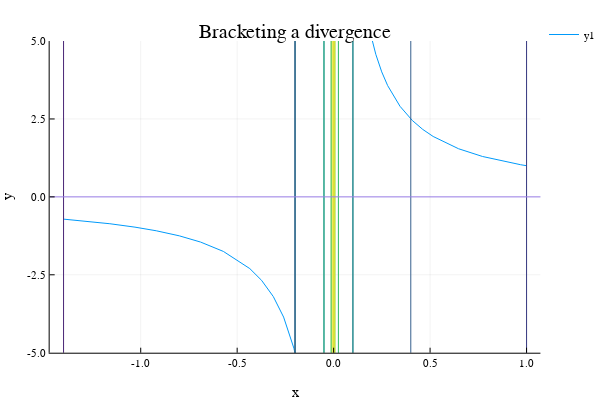

The code cell stored with this chart in its notebook:
### Code cell
plot(recip,xlims=endpoints_M_recip[:,1],ylims=(-5,5))
for ii in 1:N_M
    vline!(endpoints_M_recip[:,ii],color=cgrad(:viridis)[ii/N_M],label="")
end
hline!([0],label="")
plot!(title="Bracketing a divergence",xlabel="x",ylabel="y")

### Figure 1 — Plotly figure (JSON) as saved in the notebook; plotly's stock layout.template omitted (floating-point values rounded to 4 significant figures)
{"data": [{"colorbar": {"title": ""}, "hoverinfo": "text", "legendgroup": "y1", "line": {"color": "rgba(0, 154, 250, 1.000)", "dash": "solid", "shape": "linear", "width": 1}, "mode": "lines", "name": "y1", "showlegend": true, "text": [null, null, null, null, null, null, null, null, null, null, null, null, null, null, null, null, null, null, null, null, null, null, null, null, null, null, null, null, null, null, null, null, null, null, null, null, null, null, null, null, null, null, null, null, null, null, null, null, null, null, null, null, null, null, null, null, null, null, null, null, null, null, null, null, null, null, null, null, null, null, null], "type": "scatter", "x": [-1.4, -1.377, -1.16, -1.03, -0.9195, -0.7999, -0.6896, -0.5714, -0.4344, -0.3735, -0.3127, -0.2593, -0.2059, -0.1768, -0.1477, -0.1186, -0.08954, -0.07491, -0.06027, -0.04564, -0.031, -0.02735, -0.02369, -0.02003, -0.01637, -0.01454, -0.01271, -0.01088, -0.009054, -0.007225, -0.005395, -0.004481, -0.003566, -0.002651, -0.001737, -0.0008221, 9.254e-05, 0.001007, 0.001922, 0.002836, 0.003751, 0.004666, 0.00558, 0.00741, 0.009239, 0.01107, 0.0129, 0.01656, 0.02021, 0.02387, 0.02753, 0.03562, 0.04371, 0.0518, 0.05989, 0.07607, 0.09225, 0.1246, 0.157, 0.1878, 0.2185, 0.2493, 0.2801, 0.3442, 0.4082, 0.4621, 0.516, 0.6476, 0.7713, 0.9695, 1], "xaxis": "x1", "y": [-0.7143, -0.7264, -0.8622, -0.9712, -1.088, -1.25, -1.45, -1.75, -2.302, -2.677, -3.198, -3.857, -4.856, -5.655, -6.769, -8.429, -11.17, -13.35, -16.59, -21.91, -32.25, -36.57, -42.22, -49.93, -61.08, -68.77, -78.66, -91.89, -110.5, -138.4, -185.3, -223.2, -280.4, -377.2, -575.8, -1216.0, 10810.0, 992.9, 520.3, 352.6, 266.6, 214.3, 179.2, 135.0, 108.2, 90.35, 77.54, 60.4, 49.47, 41.89, 36.32, 28.07, 22.88, 19.3, 16.7, 13.15, 10.84, 8.025, 6.371, 5.326, 4.576, 4.011, 3.57, 2.906, 2.45, 2.164, 1.938, 1.544, 1.297, 1.031, 1], "yaxis": "y1", "zmax": null, "zmin": null}, {"colorbar": {"title": ""}, "hoverinfo": "text", "legendgroup": "", "line": {"color": "rgba(72, 36, 117, 1.000)", "dash": "solid", "shape": "linear", "width": 1}, "mode": "lines", "name": "", "showlegend": false, "text": [null, null], "type": "scatter", "x": [-1.4, -1.4], "xaxis": "x1", "y": [-1005, 1005], "yaxis": "y1", "zmax": null, "zmin": null}, {"colorbar": {"title": ""}, "hoverinfo": "text", "legendgroup": "", "line": {"color": "rgba(72, 36, 117, 1.000)", "dash": "solid", "shape": "linear", "width": 1}, "mode": "lines", "name": "", "showlegend": false, "text": [null, null], "type": "scatter", "x": [1, 1], "xaxis": "x1", "y": [-1005, 1005], "yaxis": "y1", "zmax": null, "zmin": null}, {"colorbar": {"title": ""}, "hoverinfo": "text", "legendgroup": "", "line": {"color": "rgba(65, 68, 135, 1.000)", "dash": "solid", "shape": "linear", "width": 1}, "mode": "lines", "name": "", "showlegend": false, "text": [null, null], "type": "scatter", "x": [-0.2, -0.2], "xaxis": "x1", "y": [-1005, 1005], "yaxis": "y1", "zmax": null, "zmin": null}, {"colorbar": {"title": ""}, "hoverinfo": "text", "legendgroup": "", "line": {"color": "rgba(65, 68, 135, 1.000)", "dash": "solid", "shape": "linear", "width": 1}, "mode": "lines", "name": "", "showlegend": false, "text": [null, null], "type": "scatter", "x": [1, 1], "xaxis": "x1", "y": [-1005, 1005], "yaxis": "y1", "zmax": null, "zmin": null}, {"colorbar": {"title": ""}, "hoverinfo": "text", "legendgroup": "", "line": {"color": "rgba(53, 95, 141, 1.000)", "dash": "solid", "shape": "linear", "width": 1}, "mode": "lines", "name": "", "showlegend": false, "text": [null, null], "type": "scatter", "x": [-0.2, -0.2], "xaxis": "x1", "y": [-1005, 1005], "yaxis": "y1", "zmax": null, "zmin": null}, {"colorbar": {"title": ""}, "hoverinfo": "text", "legendgroup": "", "line": {"color": "rgba(53, 95, 141, 1.000)", "dash": "solid", "shape": "linear", "width": 1}, "mode": "lines", "name": "", "showlegend": false, "text": [null, null], "type": "scatter", "x": [0.4, 0.4], "xaxis": "x1", "y": [-1005, 1005], "yaxis": "y1", "zmax": null, "zmin": null}, {"colorbar": {"title": ""}, "hoverinfo": "text", "legendgroup": "", "line": {"color": "rgba(42, 121, 142, 1.000)", "dash": "solid", "shape": "linear", "width": 1}, "mode": "lines", "name": "", "showlegend": false, "text": [null, null], "type": "scatter", "x": [-0.2, -0.2], "xaxis": "x1", "y": [-1005, 1005], "yaxis": "y1", "zmax": null, "zmin": null}, {"colorbar": {"title": ""}, "hoverinfo": "text", "legendgroup": "", "line": {"color": "rgba(42, 121, 142, 1.000)", "dash": "solid", "shape": "linear", "width": 1}, "mode": "lines", "name": "", "showlegend": false, "text": [null, null], "type": "scatter", "x": [0.1, 0.1], "xaxis": "x1", "y": [-1005, 1005], "yaxis": "y1", "zmax": null, "zmin": null}, {"colorbar": {"title": ""}, "hoverinfo": "text", "legendgroup": "", "line": {"color": "rgba(33, 144, 140, 1.000)", "dash": "solid", "shape": "linear", "width": 1}, "mode": "lines", "name": "", "showlegend": false, "text": [null, null], "type": "scatter", "x": [-0.05, -0.05], "xaxis": "x1", "y": [-1005, 1005], "yaxis": "y1", "zmax": null, "zmin": null}, {"colorbar": {"title": ""}, "hoverinfo": "text", "legendgroup": "", "line": {"color": "rgba(33, 144, 140, 1.000)", "dash": "solid", "shape": "linear", "width": 1}, "mode": "lines", "name": "", "showlegend": false, "text": [null, null], "type": "scatter", "x": [0.1, 0.1], "xaxis": "x1", "y": [-1005, 1005], "yaxis": "y1", "zmax": null, "zmin": null}, {"colorbar": {"title": ""}, "hoverinfo": "text", "legendgroup": "", "line": {"color": "rgba(35, 168, 132, 1.000)", "dash": "solid", "shape": "linear", "width": 1}, "mode": "lines", "name": "", "showlegend": false, "text": [null, null], "type": "scatter", "x": [-0.05, -0.05], "xaxis": "x1", "y": [-1005, 1005], "yaxis": "y1", "zmax": null, "zmin": null}, {"colorbar": {"title": ""}, "hoverinfo": "text", "legendgroup": "", "line": {"color": "rgba(35, 168, 132, 1.000)", "dash": "solid", "shape": "linear", "width": 1}, "mode": "lines", "name": "", "showlegend": false, "text": [null, null], "type": "scatter", "x": [0.025, 0.025], "xaxis": "x1", "y": [-1005, 1005], "yaxis": "y1", "zmax": null, "zmin": null}, {"colorbar": {"title": ""}, "hoverinfo": "text", "legendgroup": "", "line": {"color": "rgba(68, 191, 112, 1.000)", "dash": "solid", "shape": "linear", "width": 1}, "mode": "lines", "name": "", "showlegend": false, "text": [null, null], "type": "scatter", "x": [-0.0125, -0.0125], "xaxis": "x1", "y": [-1005, 1005], "yaxis": "y1", "zmax": null, "zmin": null}, {"colorbar": {"title": ""}, "hoverinfo": "text", "legendgroup": "", "line": {"color": "rgba(68, 191, 112, 1.000)", "dash": "solid", "shape": "linear", "width": 1}, "mode": "lines", "name": "", "showlegend": false, "text": [null, null], "type": "scatter", "x": [0.025, 0.025], "xaxis": "x1", "y": [-1005, 1005], "yaxis": "y1", "zmax": null, "zmin": null}, {"colorbar": {"title": ""}, "hoverinfo": "text", "legendgroup": "", "line": {"color": "rgba(121, 209, 81, 1.000)", "dash": "solid", "shape": "linear", "width": 1}, "mode": "lines", "name": "", "showlegend": false, "text": [null, null], "type": "scatter", "x": [-0.0125, -0.0125], "xaxis": "x1", "y": [-1005, 1005], "yaxis": "y1", "zmax": null, "zmin": null}, {"colorbar": {"title": ""}, "hoverinfo": "text", "legendgroup": "", "line": {"color": "rgba(121, 209, 81, 1.000)", "dash": "solid", "shape": "linear", "width": 1}, "mode": "lines", "name": "", "showlegend": false, "text": [null, null], "type": "scatter", "x": [0.00625, 0.00625], "xaxis": "x1", "y": [-1005, 1005], "yaxis": "y1", "zmax": null, "zmin": null}, {"colorbar": {"title": ""}, "hoverinfo": "text", "legendgroup": "", "line": {"color": "rgba(189, 223, 39, 1.000)", "dash": "solid", "shape": "linear", "width": 1}, "mode": "lines", "name": "", "showlegend": false, "text": [null, null], "type": "scatter", "x": [-0.003125, -0.003125], "xaxis": "x1", "y": [-1005, 1005], "yaxis": "y1", "zmax": null, "zmin": null}, {"colorbar": {"title": ""}, "hoverinfo": "text", "legendgroup": "", "line": {"color": "rgba(189, 223, 39, 1.000)", "dash": "solid", "shape": "linear", "width": 1}, "mode": "lines", "name": "", "showlegend": false, "text": [null, null], "type": "scatter", "x": [0.00625, 0.00625], "xaxis": "x1", "y": [-1005, 1005], "yaxis": "y1", "zmax": null, "zmin": null}, {"colorbar": {"title": ""}, "hoverinfo": "text", "legendgroup": "", "line": {"color": "rgba(253, 231, 37, 1.000)", "dash": "solid", "shape": "linear", "width": 1}, "mode": "lines", "name": "", "showlegend": false, "text": [null, null], "type": "scatter", "x": [-0.003125, -0.003125], "xaxis": "x1", "y": [-1005, 1005], "yaxis": "y1", "zmax": null, "zmin": null}, {"colorbar": {"title": ""}, "hoverinfo": "text", "legendgroup": "", "line": {"color": "rgba(253, 231, 37, 1.000)", "dash": "solid", "shape": "linear", "width": 1}, "mode": "lines", "name": "", "showlegend": false, "text": [null, null], "type": "scatter", "x": [0.001563, 0.001563], "xaxis": "x1", "y": [-1005, 1005], "yaxis": "y1", "zmax": null, "zmin": null}, {"colorbar": {"title": ""}, "hoverinfo": "text", "legendgroup": "", "line": {"color": "rgba(155, 127, 233, 1.000)", "dash": "solid", "shape": "linear", "width": 1}, "mode": "lines", "name": "", "showlegend": false, "text": [null, null], "type": "scatter", "x": [-255.9, 255.5], "xaxis": "x1", "y": [0, 0], "yaxis": "y1", "zmax": null, "zmin": null}], "layout": {"annotations": [{"font": {"color": "rgba(0, 0, 0, 1.000)", "family": "sans-serif", "size": 20}, "rotation": 0, "showarrow": false, "text": "Bracketing a divergence", "x": 0.5424, "xanchor": "center", "xref": "paper", "y": 1, "yanchor": "top", "yref": "paper"}], "height": 400, "legend": {"bgcolor": "rgba(255, 255, 255, 1.000)", "bordercolor": "rgba(0, 0, 0, 1.000)", "font": {"color": "rgba(0, 0, 0, 1.000)", "family": "sans-serif", "size": 11}, "tracegroupgap": 0, "x": 1, "y": 1}, "margin": {"b": 20, "l": 0, "r": 0, "t": 20}, "paper_bgcolor": "rgba(255, 255, 255, 1.000)", "plot_bgcolor": "rgba(255, 255, 255, 1.000)", "showlegend": true, "width": 600, "xaxis": {"anchor": "y1", "domain": [0.09128, 0.9934], "gridcolor": "rgba(0, 0, 0, 0.100)", "gridwidth": 0.5, "linecolor": "rgba(0, 0, 0, 1.000)", "mirror": false, "range": [-1.472, 1.072], "showgrid": true, "showline": true, "showticklabels": true, "tickangle": 0, "tickcolor": "rgb(0, 0, 0)", "tickfont": {"color": "rgba(0, 0, 0, 1.000)", "family": "sans-serif", "size": 11}, "tickmode": "array", "ticks": "inside", "ticktext": ["-1.0", "-0.5", "0.0", "0.5", "1.0"], "tickvals": [-1, -0.5, 0, 0.5, 1], "title": "x", "titlefont": {"color": "rgba(0, 0, 0, 1.000)", "family": "sans-serif", "size": 15}, "type": "-", "visible": true, "zeroline": false, "zerolinecolor": "rgba(0, 0, 0, 1.000)"}, "yaxis": {"anchor": "x1", "domain": [0.07581, 0.9415], "gridcolor": "rgba(0, 0, 0, 0.100)", "gridwidth": 0.5, "linecolor": "rgba(0, 0, 0, 1.000)", "mirror": false, "range": [-5, 5], "showgrid": true, "showline": true, "showticklabels": true, "tickangle": 0, "tickcolor": "rgb(0, 0, 0)", "tickfont": {"color": "rgba(0, 0, 0, 1.000)", "family": "sans-serif", "size": 11}, "tickmode": "array", "ticks": "inside", "ticktext": ["-5.0", "-2.5", "0.0", "2.5", "5.0"], "tickvals": [-5, -2.5, 0, 2.5, 5], "title": "y", "titlefont": {"color": "rgba(0, 0, 0, 1.000)", "family": "sans-serif", "size": 15}, "type": "-", "visible": true, "zeroline": false, "zerolinecolor": "rgba(0, 0, 0, 1.000)"}}}
